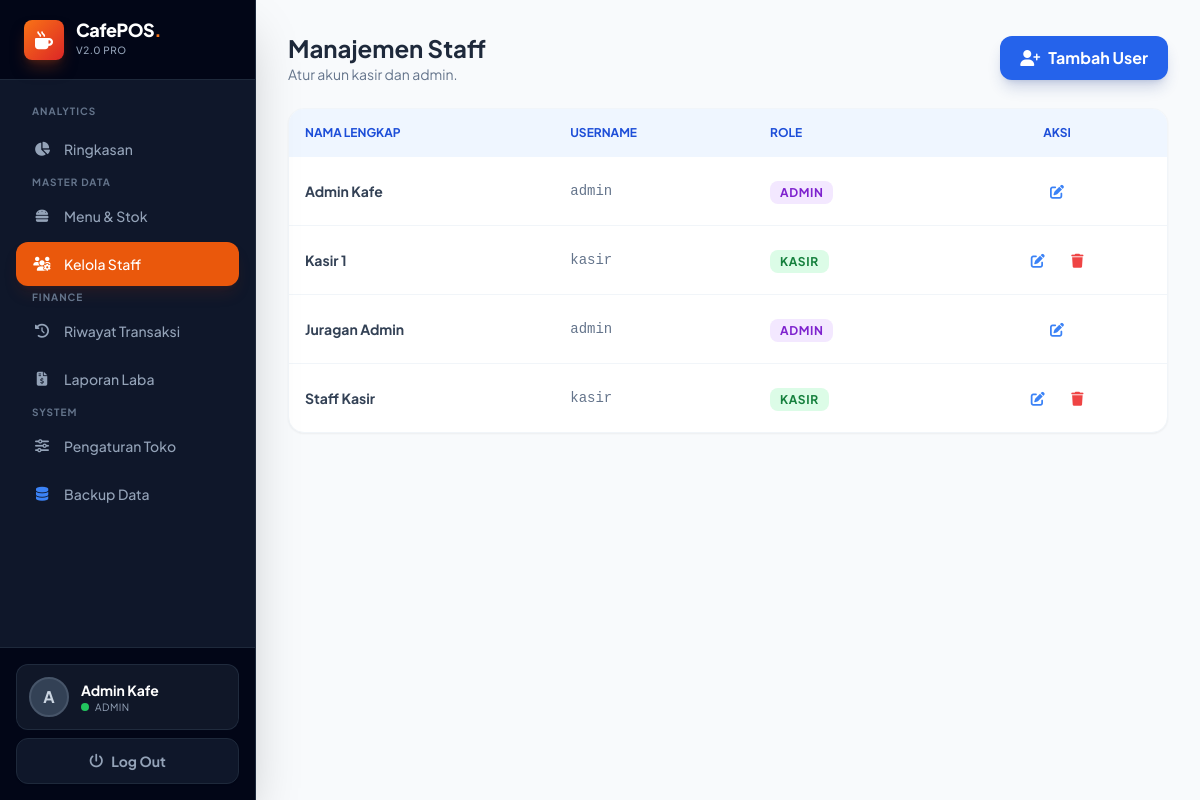
The app's page /data_user.php (signed in) with its own data.
### tables this page shows
CREATE TABLE `users` (
  `id` int(11) NOT NULL,
  `nama_lengkap` varchar(100) DEFAULT NULL,
  `username` varchar(50) DEFAULT NULL,
  `password` varchar(255) DEFAULT NULL,
  `role` enum('admin','kasir') DEFAULT NULL
);

### data_user.php (the view, shortened to what this page needs)
<?php include 'config.php'; cek_login(); if($_SESSION['role']!='admin'){header("Location:transaksi.php");}
?>
<!DOCTYPE html>
<html lang="id">
<head>
    <script src="https://cdn.tailwindcss.com"></script>
    <link rel="stylesheet" href="https://cdnjs.cloudflare.com/ajax/libs/font-awesome/6.4.0/css/all.min.css">
</head>
<body class="bg-slate-50 text-slate-800">
    <?php include 'sidebar.php'; ?>
    <div class="md:ml-64 p-4 md:p-8 pt-20 md:pt-8 transition-all duration-300">
        <div class="flex flex-col md:flex-row justify-between items-start md:items-center mb-6 gap-4">
            <div>
                <h1 class="text-2xl font-bold text-slate-800">Manajemen Staff</h1>
                <p class="text-slate-500 text-sm">Atur akun kasir dan admin.</p>
            </div>
            <button onclick="bukaModal()" class="w-full md:w-auto bg-blue-600 text-white px-5 py-2.5 rounded-xl font-bold shadow-lg shadow-blue-900/20 hover:bg-blue-700 transition flex items-center justify-center gap-2">
                <i class="fa-solid fa-user-plus"></i> Tambah User
            </button>
        </div>
        <div class="bg-white rounded-2xl shadow-sm border border-slate-100 overflow-hidden">
            <div class="overflow-x-auto">
                <table class="w-full text-left whitespace-nowrap">
                    <thead class="bg-blue-50 text-blue-700 text-xs uppercase font-bold">
                        <tr><th class="p-4">Nama Lengkap</th><th class="p-4">Username</th><th class="p-4">Role</th><th class="p-4 text-center">Aksi</th></tr>
                    </thead>
                    <tbody class="divide-y divide-slate-100 text-sm">
                        <?php $q=mysqli_query($koneksi, "SELECT * FROM users"); while($r=mysqli_fetch_array($q)){ ?>
                        <tr class="hover:bg-blue-50/30 transition">
                            <td class="p-4 font-bold text-slate-700"><?= $r['nama_lengkap'] ?></td>
                            <td class="p-4 text-slate-500 font-mono"><?= $r['username'] ?></td>
                            <td class="p-4">
                                <span class="px-2.5 py-1 rounded-lg text-xs font-bold uppercase tracking-wider <?= $r['role']=='admin'?'bg-purple-100 text-purple-700':'bg-green-100 text-green-700' ?>">
                                    <?= $r['role'] ?>
                                </span>
                            </td>
                            <td class="p-4 text-center">
                                <button onclick="editUser('<?= $r['id'] ?>','<?= $r['nama_lengkap'] ?>','<?= $r['username'] ?>','<?= $r['role'] ?>')" class="text-blue-500 hover:text-blue-700 mx-1 p-2 hover:bg-blue-50 rounded-lg"><i class="fa-solid fa-pen-to-square"></i></button>
                                <?php if($r['username'] != 'admin'): ?>
                                <a href="data_user.php?hapus=<?= $r['id'] ?>" onclick="return confirm('Hapus user ini?')" class="text-red-500 hover:text-red-700 mx-1 p-2 hover:bg-red-50 rounded-lg"><i class="fa-solid fa-trash"></i></a>
                                <?php endif; ?>
                            </td>
                        </tr>
                        <?php } ?>
                    </tbody>
                </table>
            </div>
        </div>
    </div>
</body>
</html>

### data_user.php (style rules this page uses)
body { font-family: 'Plus Jakarta Sans', sans-serif; }

### records on screen
users: nama_lengkap "Admin Kafe", username "admin", role "ADMIN"
users: nama_lengkap "Kasir 1", username "kasir", role "KASIR"
users: nama_lengkap "Juragan Admin", username "admin", role "ADMIN"
users: nama_lengkap "Staff Kasir", username "kasir", role "KASIR"

### other values on screen
substr($_SESSION['nama'], 0, 1) "A"
$_SESSION['nama'] "Admin Kafe"
$role "ADMIN"
